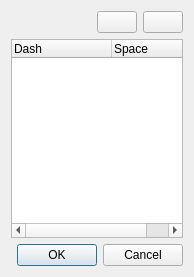
<?xml version="1.0" encoding="UTF-8"?>
<ui version="4.0">
 <class>QgsDashSpaceDialogBase</class>
 <widget class="QDialog" name="QgsDashSpaceDialogBase">
  <property name="geometry">
   <rect>
    <x>0</x>
    <y>0</y>
    <width>194</width>
    <height>277</height>
   </rect>
  </property>
  <property name="windowTitle">
   <string>Dash Space Pattern</string>
  </property>
  <layout class="QGridLayout" name="gridLayout">
   <item row="0" column="0">
    <spacer name="horizontalSpacer">
     <property name="orientation">
      <enum>Qt::Horizontal</enum>
     </property>
     <property name="sizeHint" stdset="0">
      <size>
       <width>245</width>
       <height>20</height>
      </size>
     </property>
    </spacer>
   </item>
   <item row="0" column="1">
    <widget class="QPushButton" name="mRemoveButton">
     <property name="text">
      <string/>
     </property>
    </widget>
   </item>
   <item row="0" column="2">
    <widget class="QPushButton" name="mAddButton">
     <property name="text">
      <string/>
     </property>
    </widget>
   </item>
   <item row="1" column="0" colspan="3">
    <widget class="QTreeWidget" name="mDashSpaceTreeWidget">
     <property name="columnCount">
      <number>2</number>
     </property>
     <column>
      <property name="text">
       <string>Dash</string>
      </property>
     </column>
     <column>
      <property name="text">
       <string>Space</string>
      </property>
     </column>
    </widget>
   </item>
   <item row="2" column="0" colspan="3">
    <widget class="QDialogButtonBox" name="buttonBox">
     <property name="orientation">
      <enum>Qt::Horizontal</enum>
     </property>
     <property name="standardButtons">
      <set>QDialogButtonBox::Cancel|QDialogButtonBox::Ok</set>
     </property>
    </widget>
   </item>
  </layout>
 </widget>
 <resources/>
 <connections>
  <connection>
   <sender>buttonBox</sender>
   <signal>accepted()</signal>
   <receiver>QgsDashSpaceDialogBase</receiver>
   <slot>accept()</slot>
   <hints>
    <hint type="sourcelabel">
     <x>248</x>
     <y>254</y>
    </hint>
    <hint type="destinationlabel">
     <x>157</x>
     <y>274</y>
    </hint>
   </hints>
  </connection>
  <connection>
   <sender>buttonBox</sender>
   <signal>rejected()</signal>
   <receiver>QgsDashSpaceDialogBase</receiver>
   <slot>reject()</slot>
   <hints>
    <hint type="sourcelabel">
     <x>316</x>
     <y>260</y>
    </hint>
    <hint type="destinationlabel">
     <x>286</x>
     <y>274</y>
    </hint>
   </hints>
  </connection>
 </connections>
</ui>
